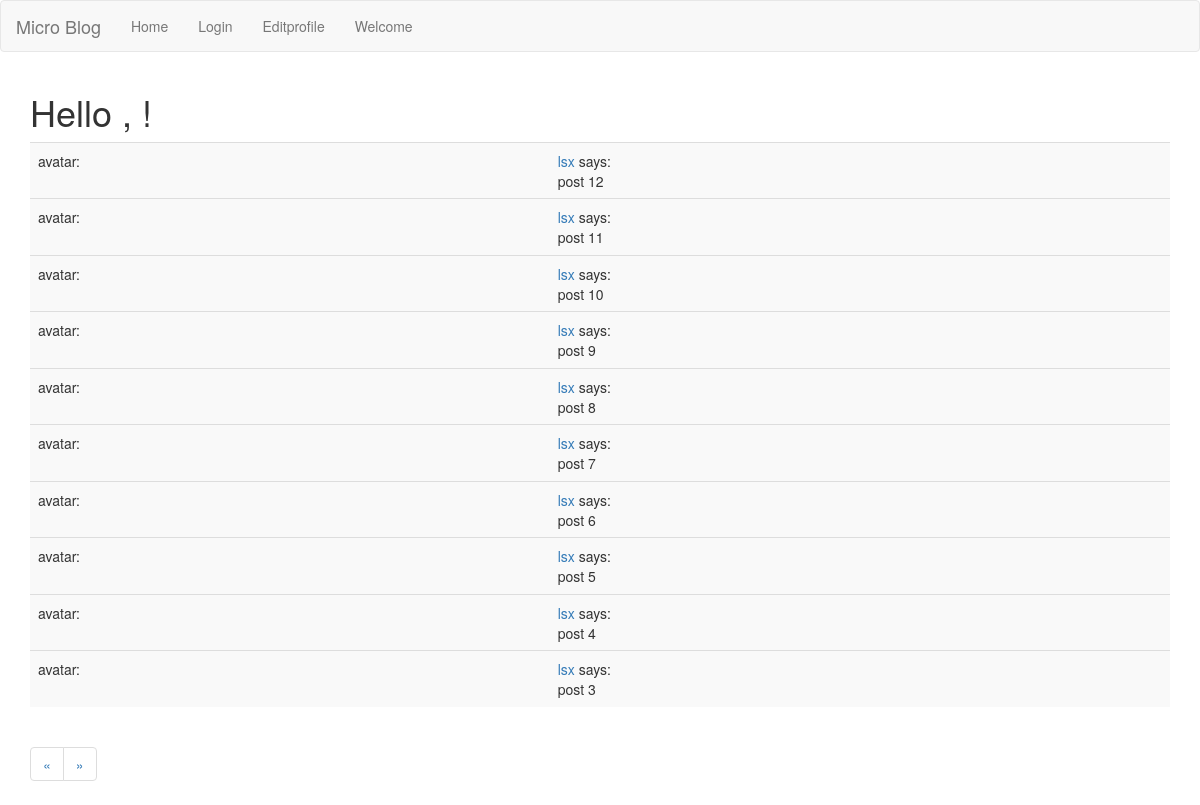
/explore, run on the app's committed database.
### app_package/models.py (models this page shows, shortened)
class Post(db.Model):
    id = db.Column(db.Integer, primary_key=True)
    body = db.Column(db.String(500))
    timestamp = db.Column(db.DateTime, index=True, default=datetime.utcnow)
    user_id = db.Column(db.Integer, db.ForeignKey('user.id'))

class User(UserMixin,db.Model):
    id = db.Column(db.Integer, primary_key=True)
    username = db.Column(db.String(50), index=True, unique=True)
    email = db.Column(db.String(50), index=True, unique=True)
    password_hash = db.Column(db.String(50), index=True, unique=True)
    aboutme = db.Column(db.String(400))
    last_seen = db.Column(db.DateTime, default=datetime.utcnow)
    posts = db.relationship('Post', backref='author', lazy='dynamic')
    followed = db.relationship("User",secondary=followers,
        primaryjoin=(followers.c.follower_id==id),
        secondaryjoin=(followers.c.followed_id==id),
        backref=db.backref("followers",lazy="dynamic"), lazy='dynamic')
    '''
        判断是否关注
    '''
    '''
       关注用户
    '''
    '''
        取消关注
    '''
    '''
        获取关注用户以及自己的文章，发布时间倒序排列
    '''

### app_package/route.py (the view)
@app.route('/explore')
def explore():
    page = request.args.get('page', 2, type=int)
    posts = Post.query.order_by(Post.timestamp.desc()).paginate(page,app.config['POST_PERPAGE'],False)
    next_url = url_for('explore', page=posts.next_num) if posts.has_next else None
    prev_url = url_for('explore', page=posts.prev_num) if posts.has_prev else None
    return render_template("index.html",  user=user, posts=posts.items, next_url=next_url, prev_url=prev_url)

### app_package/route.py (called while the page is built)
@app.before_request
def before_request():
    if current_user.is_authenticated:
        current_user.last_seen = datetime.utcnow()
        db.session.commit()

### app_package/templates/index.html (shortened to what this page needs)
{% extends "base.html" %}
{% import 'bootstrap/wtf.html' as wtf %}
{% block app_content %}
    <h1>Hello , {{current_user.username}}!</h1>
    <table class="table table-striped">
        {% for post in posts %}
            <tr>
                <td>avatar:</td>
                <td>
                    <a href="{{ url_for('user', username=post.author.username) }}">
                        {{ post.author.username }}
                    </a>
                    says:
                    <br>
                        {{ post.body }}
                </td>
            <tr>
        {% endfor %}
    </table>
    <nav aria-label="Page navigation">
      <ul class="pagination">
        {% if prev_url %}
            <li>
              <a href="{{prev_url}}" aria-label="Previous">
                <span aria-hidden="true">&laquo;</span>
              </a>
            </li>
        {% endif %}
        {% if next_url %}
            <li>
              <a href="{{next_url}}" aria-label="Next">
                <span aria-hidden="true">&raquo;</span>
              </a>
            </li>
        {% endif %}
      </ul>
    </nav>
{% endblock %}

### app_package/templates/base.html (shortened to what this page needs)
{% extends 'bootstrap/base.html' %}
{% block navbar %}
    <nav class="navbar navbar-default">
      <div class="container-fluid">
        <div class="navbar-header">
          <a class="navbar-brand" href="#">Micro Blog</a>
        </div>
        <div class="collapse navbar-collapse" id="bs-example-navbar-collapse-1">
          <ul class="nav navbar-nav">
            <li><a href="{{url_for('hello')}}">Home</a></li>
            {% if current_user.is_anonymous %}
                <li><a href="{{url_for('login')}}">Login</a></li>
            {% else %}
                <li><a href="{{ url_for('user', username=current_user.username) }}">Profile</a></li>
                <li><a href="{{url_for('edit_profile')}}">Editprofile</a></li>
                <li><a href="{{url_for('logout')}}">Logout</a></li>
            {% endif %}
            <li><a href="{{url_for('explore')}}">Editprofile</a></li>
            <li><a href="/welcome?name=strange">Welcome</a></li>
          </ul>
        </div>
      </div>
    </nav>
{% endblock %}
{% block content %}
    <div class="container">
        {% block app_content %}
        {% endblock %}
    </div>
{% endblock %}

### data on the page
Post: author.username "lsx", body "post 12"
Post: author.username "lsx", body "post 11"
Post: author.username "lsx", body "post 10"
Post: author.username "lsx", body "post 9"
Post: author.username "lsx", body "post 8"
Post: author.username "lsx", body "post 7"
Post: author.username "lsx", body "post 6"
Post: author.username "lsx", body "post 5"
Post: author.username "lsx", body "post 4"
Post: author.username "lsx", body "post 3"
